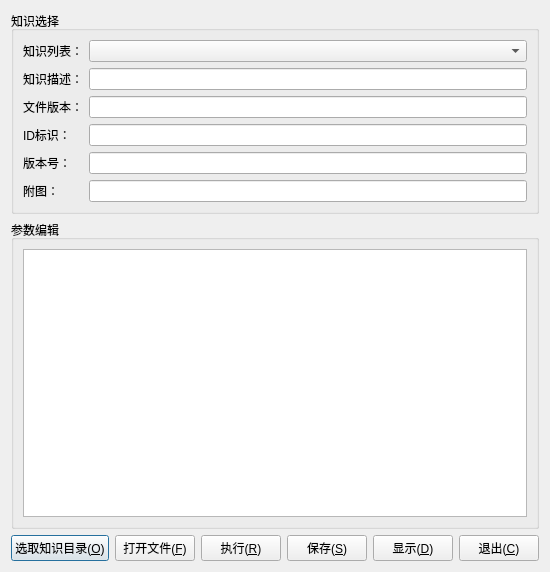
<?xml version="1.0" encoding="UTF-8"?>
<ui version="4.0">
 <class>CxBase</class>
 <widget class="QDialog" name="CxBase">
  <property name="geometry">
   <rect>
    <x>0</x>
    <y>0</y>
    <width>535</width>
    <height>572</height>
   </rect>
  </property>
  <property name="windowTitle">
   <string>运行工具</string>
  </property>
  <layout class="QVBoxLayout" name="verticalLayout">
   <item>
    <layout class="QHBoxLayout" name="horizontalLayout_2">
     <item>
      <widget class="QGroupBox" name="groupBox">
       <property name="minimumSize">
        <size>
         <width>0</width>
         <height>200</height>
        </size>
       </property>
       <property name="title">
        <string>知识选择</string>
       </property>
       <layout class="QGridLayout" name="gridLayout">
        <item row="4" column="1">
         <widget class="QLineEdit" name="le_verison"/>
        </item>
        <item row="3" column="0">
         <widget class="QLabel" name="label_4">
          <property name="text">
           <string>ID标识：</string>
          </property>
         </widget>
        </item>
        <item row="1" column="1">
         <widget class="QLineEdit" name="le_desc"/>
        </item>
        <item row="5" column="0">
         <widget class="QLabel" name="label_7">
          <property name="text">
           <string>附图：</string>
          </property>
         </widget>
        </item>
        <item row="0" column="0">
         <widget class="QLabel" name="label">
          <property name="text">
           <string>知识列表：</string>
          </property>
         </widget>
        </item>
        <item row="1" column="0">
         <widget class="QLabel" name="label_2">
          <property name="text">
           <string>知识描述：</string>
          </property>
         </widget>
        </item>
        <item row="2" column="0">
         <widget class="QLabel" name="label_3">
          <property name="text">
           <string>文件版本：</string>
          </property>
         </widget>
        </item>
        <item row="0" column="1">
         <widget class="QComboBox" name="cb_knowledge"/>
        </item>
        <item row="3" column="1">
         <widget class="QLineEdit" name="le_id">
          <property name="readOnly">
           <bool>true</bool>
          </property>
         </widget>
        </item>
        <item row="5" column="1">
         <widget class="QLineEdit" name="le_pix"/>
        </item>
        <item row="4" column="0">
         <widget class="QLabel" name="label_5">
          <property name="text">
           <string>版本号：</string>
          </property>
         </widget>
        </item>
        <item row="2" column="1">
         <widget class="QLineEdit" name="le_fileVersion"/>
        </item>
       </layout>
      </widget>
     </item>
    </layout>
   </item>
   <item>
    <widget class="QGroupBox" name="groupBox_2">
     <property name="title">
      <string>参数编辑</string>
     </property>
     <layout class="QGridLayout" name="gridLayout_2">
      <item row="0" column="0">
       <widget class="QTableView" name="paramTable"/>
      </item>
     </layout>
    </widget>
   </item>
   <item>
    <layout class="QHBoxLayout" name="horizontalLayout">
     <item>
      <spacer name="horizontalSpacer">
       <property name="orientation">
        <enum>Qt::Horizontal</enum>
       </property>
       <property name="sizeHint" stdset="0">
        <size>
         <width>40</width>
         <height>20</height>
        </size>
       </property>
      </spacer>
     </item>
     <item>
      <widget class="QPushButton" name="btn_open">
       <property name="text">
        <string>选取知识目录(&amp;O)</string>
       </property>
      </widget>
     </item>
     <item>
      <widget class="QPushButton" name="btn_openFile">
       <property name="text">
        <string>打开文件(&amp;F)</string>
       </property>
      </widget>
     </item>
     <item>
      <widget class="QPushButton" name="btn_run">
       <property name="text">
        <string>执行(&amp;R)</string>
       </property>
      </widget>
     </item>
     <item>
      <widget class="QPushButton" name="btn_save">
       <property name="text">
        <string>保存(&amp;S)</string>
       </property>
      </widget>
     </item>
     <item>
      <widget class="QPushButton" name="btn_display">
       <property name="text">
        <string>显示(&amp;D)</string>
       </property>
      </widget>
     </item>
     <item>
      <widget class="QPushButton" name="btn_quit">
       <property name="text">
        <string>退出(&amp;C)</string>
       </property>
      </widget>
     </item>
     <item>
      <spacer name="horizontalSpacer_2">
       <property name="orientation">
        <enum>Qt::Horizontal</enum>
       </property>
       <property name="sizeHint" stdset="0">
        <size>
         <width>40</width>
         <height>20</height>
        </size>
       </property>
      </spacer>
     </item>
    </layout>
   </item>
  </layout>
 </widget>
 <resources/>
 <connections/>
</ui>
